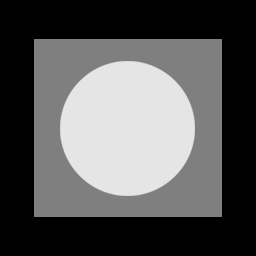
%> input picture Multiple Noise/test_picture.tif, 256 x 256 px
$ octave issue.m   (GNU Octave 9; MATLAB toolbox functions it lacks are replaced by stand-ins)
%> lines starting %> are read from the running program, lines starting %| are printed output that depends on the picture
### Denoise on spatial domain/imnoise2.m
function R = imnoise2(type, M, N, a, b)
%IMNOISE2 Generates an array of random numbers with specified PDF.
%   R = IMNOISE2(TYPE, M, N, A, B) generates an array, R, of size
%   M-by-N, whose elements are random numbers of the specified TYPE
%   with parameters A and B. If only TYPE is included in the
%   input argument list, a  single random number of the specified
%   TYPE and default parameters shown below is generated. If only
%   TYPE, M, and N are provided, the default parameters shown below
%   are used.  If M = N = 1, IMNOISE2 generates a single random
%   number of the specified TYPE and parameters A and B.
%
%   Valid values for TYPE and parameters A and B are:
%
%   'uniform'       Uniform random numbers in the interval (A, B).
%                   The default values are (0, 1).
%   'gaussian'      Gaussian random numbers with mean A and standard
%                   deviation B. The default values are A = 0, B = 1.
%   'salt & pepper' Salt and pepper numbers of amplitude 0 with
%                   probability Pa = A, and amplitude 1 with
%                   probability Pb = B. The default values are Pa =
%                   Pb = A = B = 0.05.  Note that the noise has
%                   values 0 (with probability Pa = A) and 1 (with
%                   probability Pb = B), so scaling is necessary if
%                   values other than 0 and 1 are required. The noise
%                   matrix R is assigned three values. If R(x, y) =
%                   0, the noise at (x, y) is pepper (black).  If
%                   R(x, y) = 1, the noise at (x, y) is salt
%                   (white). If R(x, y) = 0.5, there is no noise
%                   assigned to coordinates (x, y).
%   'lognormal'     Lognormal numbers with offset A and shape
%                   parameter B. The defaults are A = 1 and B =
%                   0.25.
%   'rayleigh'      Rayleigh noise with parameters A and B. The
%                   default values are A = 0 and B = 1.
%   'exponential'   Exponential random numbers with parameter A.  The
%                   default is A = 1.
%   'erlang'        Erlang (gamma) random numbers with parameters A
%                   and B.  B must be a positive integer. The
%                   defaults are A = 2 and B = 5.  Erlang random
%                   numbers are approximated as the sum of B
%                   exponential random numbers.

%   Copyright 2002-2004 R. C. Gonzalez, R. E. Woods, & S. L. Eddins
%   Digital Image Processing Using MATLAB, Prentice-Hall, 2004
%   $Revision: 1.5 $  $Date: 2003/10/12 23:37:29 $

% Set default values.
if nargin == 1
   a = 0; b = 1;
   M = 1; N = 1;
elseif nargin == 3
   a = 0; b = 1;
end

% Begin processing. Use lower(type) to protect against input being
% capitalized.
switch lower(type)
case 'uniform'
   R = a + (b - a)*rand(M, N);
case 'gaussian'
   R = a + b*randn(M, N);
case 'salt & pepper'
   if nargin <= 3
      a = 0.05; b = 0.05;
   end
   % Check to make sure that Pa + Pb is not > 1.
   if (a + b) > 1
      error('The sum Pa + Pb must not exceed 1.')
   end
   R(1:M, 1:N) = 0.5;
   % Generate an M-by-N array of uniformly-distributed random numbers
   % in the range (0, 1). Then, Pa*(M*N) of them will have values <=
   % a. The coordinates of these points we call 0 (pepper
   % noise). Similarly, Pb*(M*N) points will have values in the range
   % > a & <= (a + b).  These we call 1 (salt noise).
   X = rand(M, N);
   c = find(X <= a);
   R(c) = 0;
   u = a + b;
   c = find(X > a & X <= u);
   R(c) = 1;
case 'lognormal'
   if nargin <= 3
      a = 1; b = 0.25;
   end
   R = a*exp(b*randn(M, N));
case 'rayleigh'
   R = a + (-b*log(1 - rand(M, N))).^0.5;
case 'exponential'
   if nargin <= 3
      a = 1;
   end
   if a <= 0
      error('Parameter a must be positive for exponential type.')
   end
   k = -1/a;
   R = k*log(1 - rand(M, N));
case 'erlang'
   if nargin <= 3
      a = 2; b = 5;
   end
   if (b ~= round(b) | b <= 0)
      error('Param b must be a positive integer for Erlang.')
   end
   k = -1/a;
   R = zeros(M, N);
   for j = 1:b
      R = R + k*log(1 - rand(M, N));
   end
otherwise
   error('Unknown distribution type.')
end

### Multiple Noise/issue.m
clc
clear

%% 导入原图并加入六种噪声
img_test = imread("test_picture.tif");
%> img_test is the input picture: size 256x256 uint8; min 0, max 229, mean 87.1
figure;imshow(img_test);title("原图");
img_double = im2double(img_test);
[w,h] = size(img_test);
%> w = 256; h = 256

img_gaussian = im2uint8(img_double + imnoise2('gaussian',w,h,0.1,0.08));
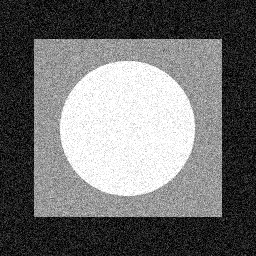
%> img_gaussian: size 256x256 uint8; min 0, max 255, mean 111.3
img_rayleigh = im2uint8(img_double + imnoise2('rayleigh',w,h,0.0001,0.025));
img_erlang = im2uint8(img_double + imnoise2('erlang',w,h,25,2));
%> call 3 of imnoise2, with type = 'erlang', M = 256, N = 256, a = 25, b = 2
%> after the loop in imnoise2 (call 3), `for j = 1:b`:
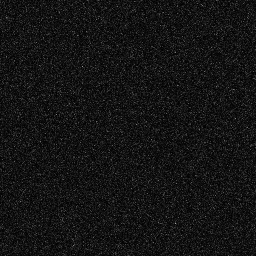
%> R: size 256x256 double; min 0.000199, max 0.624, mean 0.08
img_exponential = im2uint8(img_double + imnoise2('exponential',w,h,10));
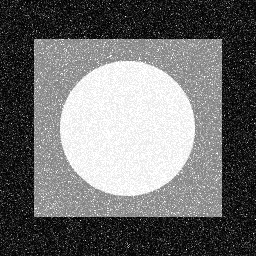
%> img_exponential: size 256x256 uint8; min 0, max 255, mean 110.7
img_uniform = im2uint8(img_double + imnoise2('uniform',w,h,0,0.25));
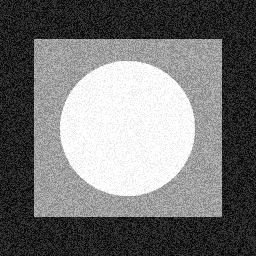
%> img_uniform: size 256x256 uint8; min 0, max 255, mean 116.5

R = imnoise2('salt & pepper',w,h);
%> call 6 of imnoise2, with type = 'salt & pepper', M = 256, N = 256
%> in imnoise2 (call 6), `R(1:M, 1:N) = 0.5;`: R: size 256x256 double; every value is 0.5
%> in imnoise2 (call 6), `R(c) = 1;`:
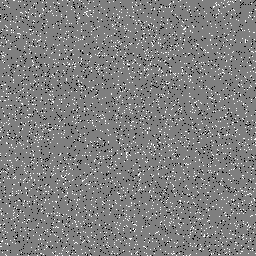
%> R: size 256x256 double; min 0, max 1, mean 0.5
for i = 1:w
    for j = 1:h
        if(R(i,j) == 0)
            img_double(i,j) = 0;
        end
        if(R(i,j) == 1)
            img_double(i,j) = 1;
        end
    end
end
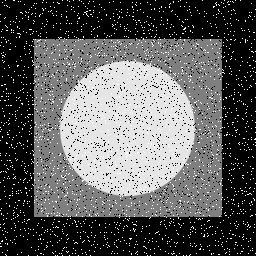
%> img_double: size 256x256 double; min 0, max 1, mean 0.357
img_saltpepper = im2uint8(img_double);

%% 受噪声污染图像及直方图展示
figure;
subplot(231);imshow(img_gaussian);title("受高斯噪声污染的图像");
subplot(232);imshow(img_rayleigh);title("受瑞利噪声污染的图像");
subplot(233);imshow(img_erlang);title("受爱尔兰噪声污染的图像");
subplot(234);imshow(img_exponential);title("受指数噪声污染的图像");
subplot(235);imshow(img_uniform);title("受均匀噪声污染的图像");
subplot(236);imshow(img_saltpepper);title("受椒盐噪声污染的图像");

figure;
subplot(231);
imhist(img_gaussian);
axis([0,255,0,700])
set(gca,'xtick',0:20:255)
set(gca,'ytick',0:50:700)
xlabel("灰度级")
ylabel("相应灰度级出现次数")
title("受高斯噪声污染图像的灰度直方图")

subplot(232);
imhist(img_rayleigh);
axis([0,255,0,750])
set(gca,'xtick',0:20:255)
set(gca,'ytick',0:50:750)
xlabel("灰度级")
ylabel("相应灰度级出现次数")
title("受瑞利噪声污染图像的灰度直方图")

subplot(233);
imhist(img_erlang);
axis([0,255,0,1300])
set(gca,'xtick',0:20:255)
set(gca,'ytick',0:100:1300)
xlabel("灰度级")
ylabel("相应灰度级出现次数")
title("受爱尔兰噪声污染图像的灰度直方图")

subplot(234);
imhist(img_exponential);
axis([0,255,0,1300])
set(gca,'xtick',0:20:255)
set(gca,'ytick',0:100:1300)
xlabel("灰度级")
ylabel("相应灰度级出现次数")
title("受指数噪声污染图像的灰度直方图")

subplot(235);
imhist(img_uniform);
axis([0,255,0,1300])
set(gca,'xtick',0:20:255)
set(gca,'ytick',0:100:1300)
xlabel("灰度级")
ylabel("相应灰度级出现次数")
title("受均匀噪声污染图像的灰度直方图")

subplot(236);
imhist(img_saltpepper);
axis([0,255,0,35000])
set(gca,'xtick',0:20:255)
set(gca,'ytick',0:5000:35000)
xlabel("灰度级")
ylabel("相应灰度级出现次数")
title("受均匀噪声污染图像的灰度直方图")
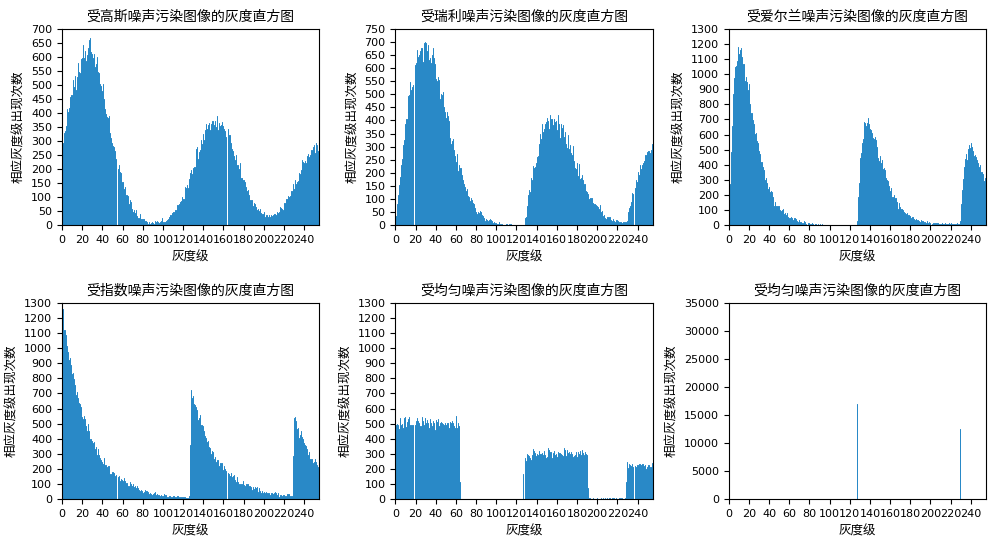
%> figure redrawn from the program's plot data, 6 panels; panel 1: highest point at x = 255, y = 6949, above the top of the axes; panel 6: highest point at x = 0, y = 32172
